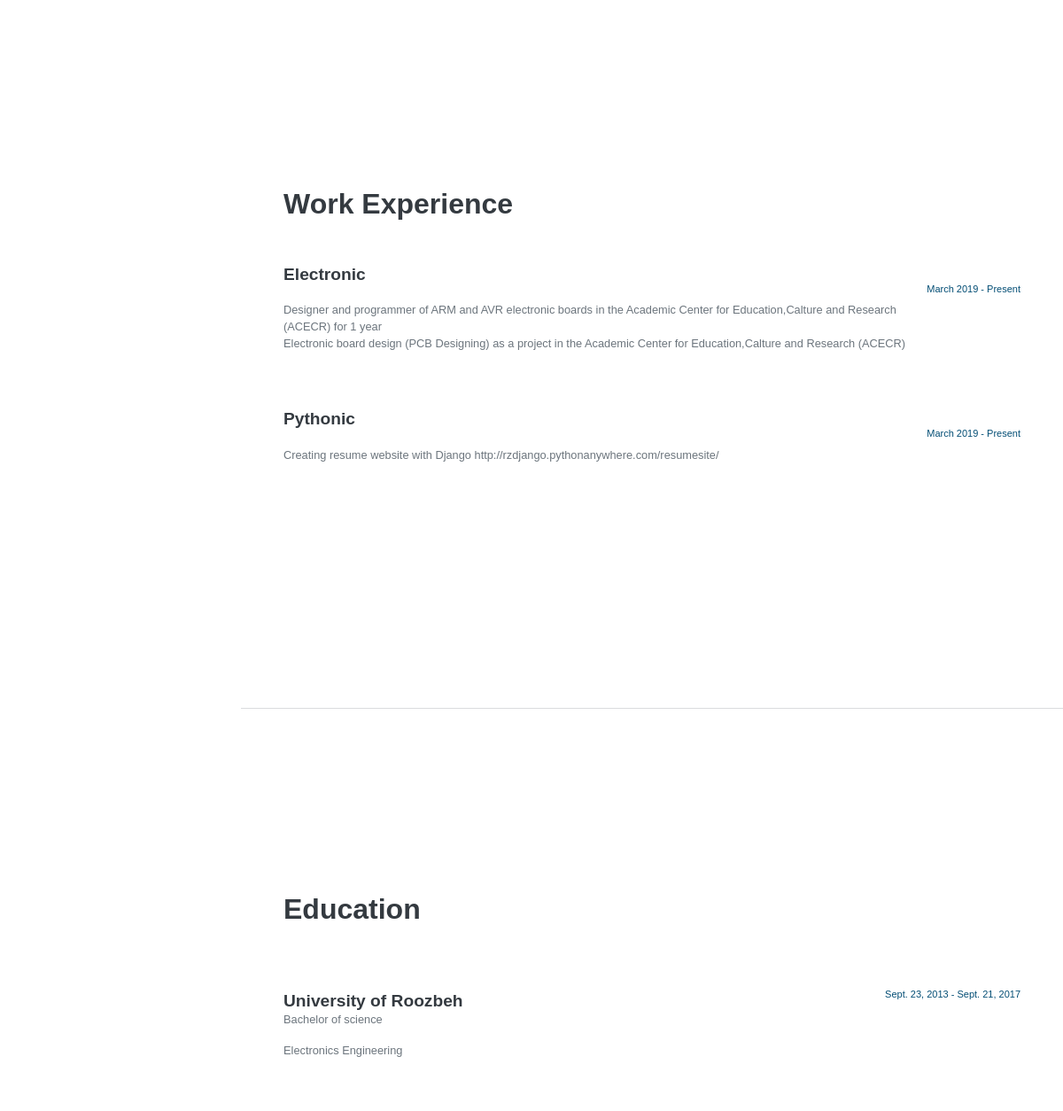
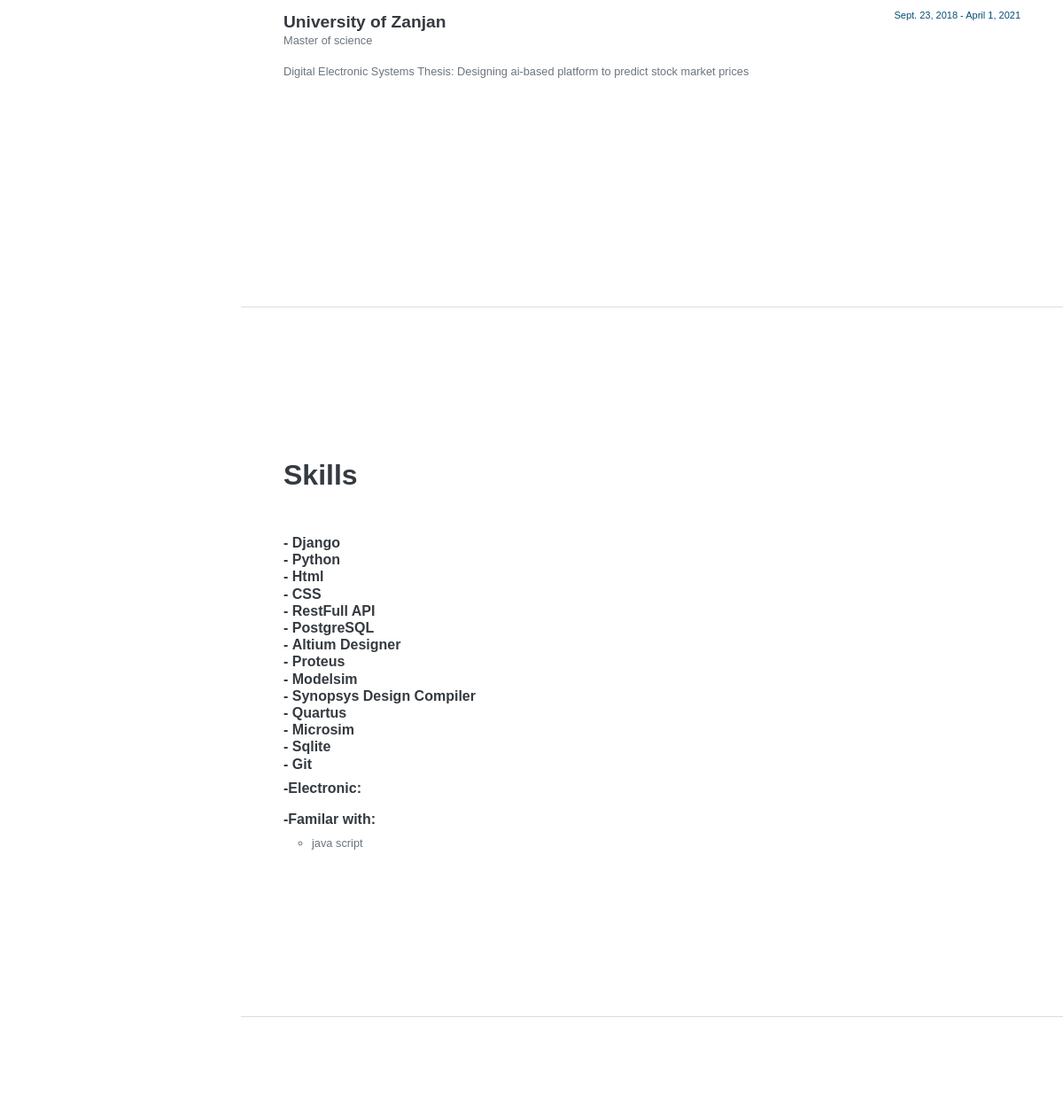
Page /resumesite/ (middle part) on the earlier database version (2 pictures, top to bottom).
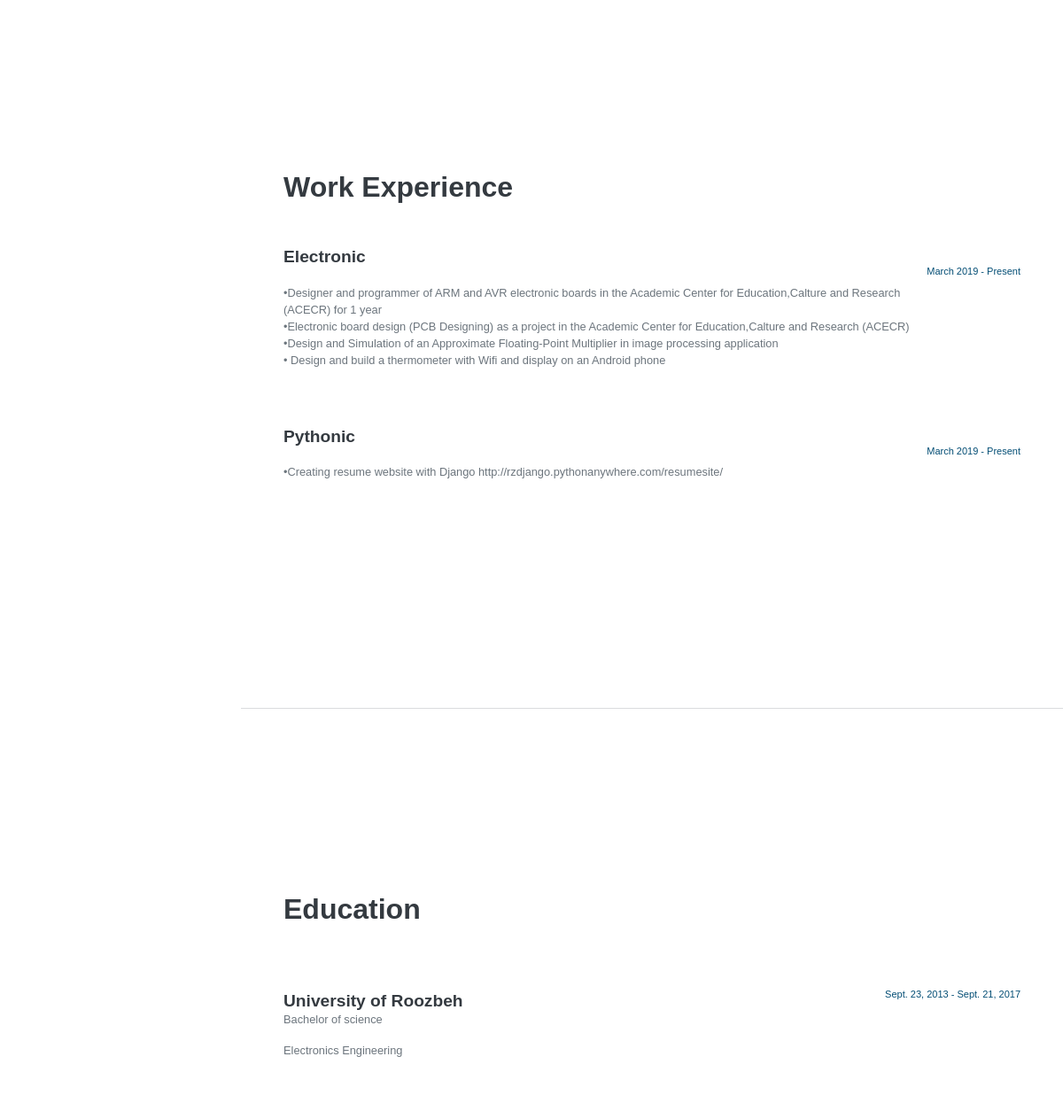
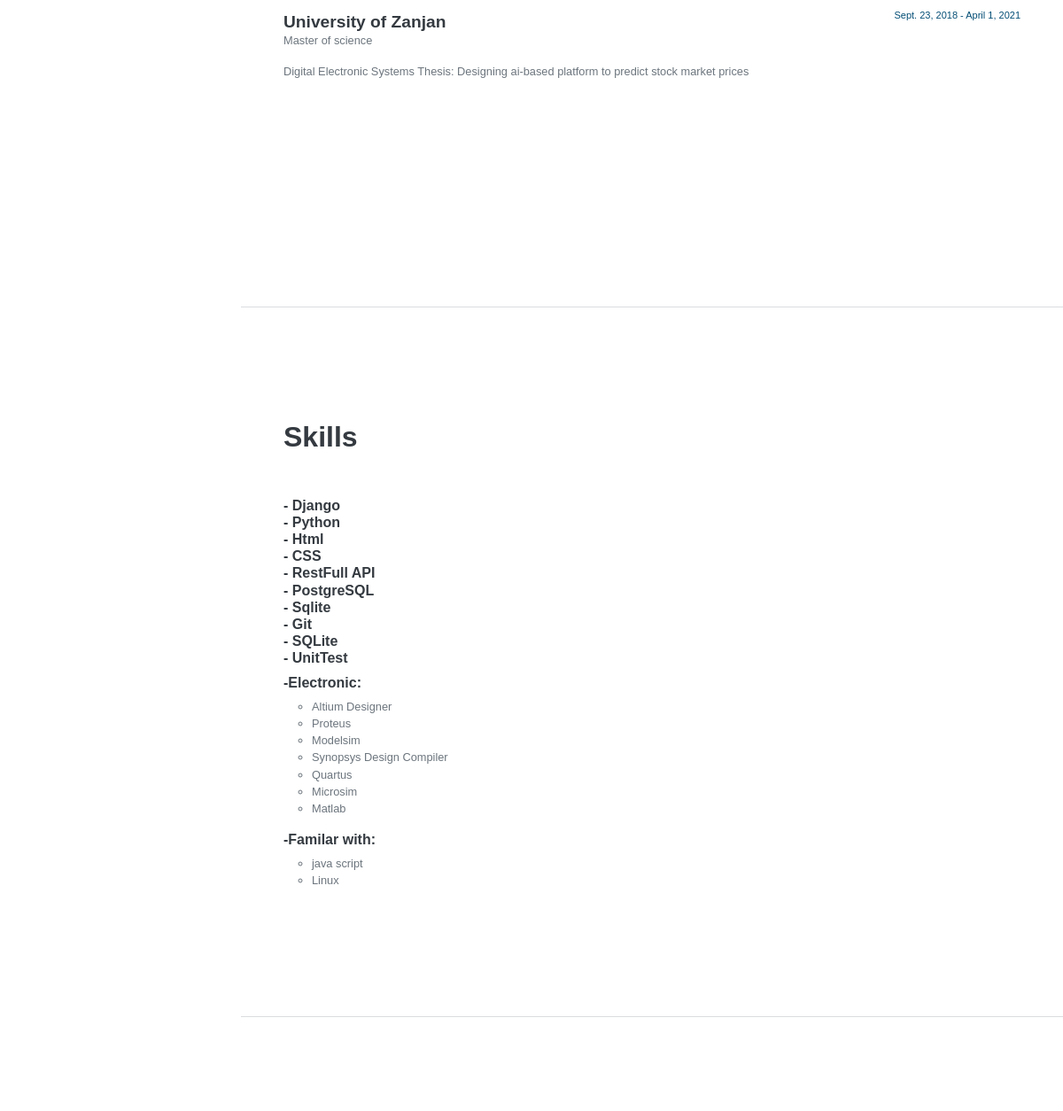
Same page on the later database version (2 pictures, top to bottom).
### resumesite/models.py (models this page shows, shortened)
class workexperience(models.Model):
    class Meta:
        verbose_name="سوابق شغلی"
        verbose_name_plural="سوابق شغلی"
    job_area=models.CharField(max_length=100,null=True,blank=True)
    job_title=models.CharField(max_length=300,verbose_name="عنوان شغل")
    company_name=models.CharField(max_length=100,verbose_name="نام شرکت")
    start_time=models.TimeField(verbose_name="تاریخ شروع")
    end_time=models.TimeField(verbose_name="تاریخ پایان")

class aducationModel(models.Model):
    class Meta:
        verbose_name="سوابق تحصیلی"
        verbose_name_plural="سوابق تحصیلی"
    Associate=1
    Bachelor=2
    Master=3
    phD=4
    status_choices=((Associate,"Associate"),
                    (Bachelor,"Bachelor of science"),
                    (Master,"Master of science "),
                    (phD,"phD"))
    degree_level=models.IntegerField(choices=status_choices,verbose_name="مقطع تحصیلی")
    major=models.CharField(max_length=100,verbose_name="رشته تحصیلی")
    university=models.CharField(max_length=100,verbose_name="دانشگاه")
    gpa=models.FloatField(verbose_name="معدل")
    from_year=models.DateField(verbose_name="سال شروع")
    to_year=models.DateField(verbose_name="سال پایان")

class skillsModel(models.Model):
    class Meta:
        verbose_name="مهارت ها"
        verbose_name_plural="مهارت ها"
    skill_area=models.CharField(max_length=100,null=True,verbose_name="حوزه کاری")
    skillname=models.CharField(max_length=100,verbose_name="مهارت")
    Basic=1
    intermidiate=2
    advanced=3
    status_choices=((Basic,"مقدماتی"),
                    (intermidiate,"متوسط"),
                    (advanced,"پیشرفته"))
    levelofskill=models.IntegerField(choices=status_choices,verbose_name="سطح مهارت")

### resumesite/views.py (the view)
# urls.py: path('',views.home),
def home(request):
    aboutMeModel=aboutmeModel.objects.all()
    Workexperience=workexperience.objects.all()
    AducationModel=aducationModel.objects.all()
    SkillsModel=skillsModel.objects.all()
    CoursesModel=coursesModel.objects.all()
    AwardsModel=awardsModel.objects.all()
    ArticlesModel=articlesModel.objects.all()
    context={
        'aboutMeModel':aboutMeModel,
        'Workexperience':Workexperience,
        'AducationModel':AducationModel,
        'SkillsModel':SkillsModel,
        'CoursesModel':CoursesModel,
        'AwardsModel':AwardsModel,
        'ArticlesModel':ArticlesModel
    }
    return render(request,'home.html',context)

### resumesite/templates/home.html (shortened to what this page needs)
{% load static %}
<!DOCTYPE html>
<html lang="en">
    <head>
        <link href="{% static 'css/style.css'%}" rel="stylesheet" />
    </head>
    <body id="page-top">
        <div class="container-fluid p-0">
            <section class="resume-section" id="experience">
                <div class="resume-section-content">
                    <h2 class="mb-5">Work Experience</h2>
                    <div class="d-flex flex-column flex-md-row justify-content-between mb-5">
                        <div class="flex-grow-1">
                            <h3 class="mb-0">Electronic</h3>
                            <div class="subheading mb-3">
                            {% for workexperience in Workexperience%}
                                {%if workexperience.job_area == "Electronic"%}
                                    <br>{{workexperience.job_title}}
                                {% endif %}
                            {% endfor%}
                            </div>
                        </div>
                        <div class="flex-shrink-0"><span class="text-primary">March 2019 - Present</span></div>
                    </div>
                    <div class="d-flex flex-column flex-md-row justify-content-between mb-5">
                        <div class="flex-grow-1">
                            <h3 class="mb-0">Pythonic</h3>
                            <div class="subheading mb-3">
                            {% for workexperience in Workexperience%}
                                {%if workexperience.job_area == "Pythonic"%}
                                    <br>{{workexperience.job_title}}
                                {% endif %}
                            {% endfor%}</div>
                        </div>
                        <div class="flex-shrink-0"><span class="text-primary">March 2019 - Present</span></div>
                    </div>
                </div>
            </section>
            <hr class="m-0" />
            <section class="resume-section" id="education">
                <div class="resume-section-content">
                    <h2 class="mb-5">Education</h2>
                    {% for aducationModel in AducationModel %}
                    <div class="d-flex flex-column flex-md-row justify-content-between mb-5">
                        <div class="flex-grow-1">
                                <br><h3 class="mb-0">{{ aducationModel.university}}</h3>
                                <div class="subheading mb-3">{{ aducationModel.get_degree_level_display }}</div>
                                <div style="font-size: 0.8rem;">{{ aducationModel.major}}</div>
                        </div>
                        <div class="flex-shrink-0"><span class="text-primary">{{aducationModel.from_year}} - {{aducationModel.to_year}}</span></div>
                    </div>
                    {% endfor %}
                </div>
            </section>
            <hr class="m-0" />
            <section class="resume-section" id="skills">
                <div class="resume-section-content">
                    <h2 class="mb-5">Skills</h2>
                    <ul class="list-inline dev-icons">
                        <h4 class="mb-2">
                            {% for skillsModel in SkillsModel%}
                            {%if skillsModel.skill_area == "a"%}
                                    -&nbsp;{{skillsModel.skillname}}<br>
                                {% endif %}
                            {% endfor%}</h4>
                            <h4 class="mb-2">-Electronic:</h4>
                            <div class="subheading mb-3">
                                <ul>{% for skillsModel in SkillsModel%}
                                {%if skillsModel.skill_area == "Electronic"%}
                                <li style="list-style: circle;"> {{skillsModel.skillname}}<br></li>
                                    {% endif %}
                                {% endfor%}</ul>
                            </div>
                        <h4 class="mb-2">-Familar with:</h4>
                        <div class="subheading mb-3">
                            <ul>{% for skillsModel in SkillsModel%}
                            {%if skillsModel.skill_area == "Familar with"%}
                            <li style="list-style: circle;"> {{skillsModel.skillname}}<br></li>
                                {% endif %}
                            {% endfor%}</ul>
                        </div>
                    </ul>
                </div>
            </section>
            <hr class="m-0" />
            <section class="resume-section" id="interests">
            </section>
        </div>
    </body>
</html>

Differences in the rows shown:
changed workexperience: job_title "Designer and programmer of ARM and AVR electronic boards in the Academic Center for Education,Calture and Research (ACECR) for 1 year" → "•Designer and programmer of ARM and AVR electronic boards in the Academic Center for Education,Calture and Research (ACECR) for 1 year"
changed workexperience: job_title "Electronic board design (PCB Designing) as a project in the Academic Center for Education,Calture and Research (ACECR)" → "•Electronic board design (PCB Designing) as a project in the Academic Center for Education,Calture and Research (ACECR)"
added workexperience: job_title "•Design and Simulation of an Approximate Floating-Point Multiplier in image processing application", shown under "Electronic"
added workexperience: job_title "• Design and build a thermometer with Wifi and display on an Android phone", shown under "Electronic"
changed workexperience: job_title "Creating resume website with Django http://rzdjango.pythonanywhere.com/resumesite/" → "•Creating resume website with Django http://rzdjango.pythonanywhere.com/resumesite/"
added skillsModel: skillname "SQLite", shown under "Skills"
added skillsModel: skillname "UnitTest", shown under "Skills"
changed skillsModel "Altium Designer": moves from the list under "Skills" to the list under "-Electronic:"
changed skillsModel "Proteus": moves from the list under "Skills" to the list under "-Electronic:"
changed skillsModel "Modelsim": moves from the list under "Skills" to the list under "-Electronic:"
changed skillsModel "Synopsys Design Compiler": moves from the list under "Skills" to the list under "-Electronic:"
changed skillsModel "Quartus": moves from the list under "Skills" to the list under "-Electronic:"
changed skillsModel "Microsim": moves from the list under "Skills" to the list under "-Electronic:"
added skillsModel: skillname "Matlab", shown under "-Electronic:"
added skillsModel: skillname "Linux", shown under "-Familar with:"
